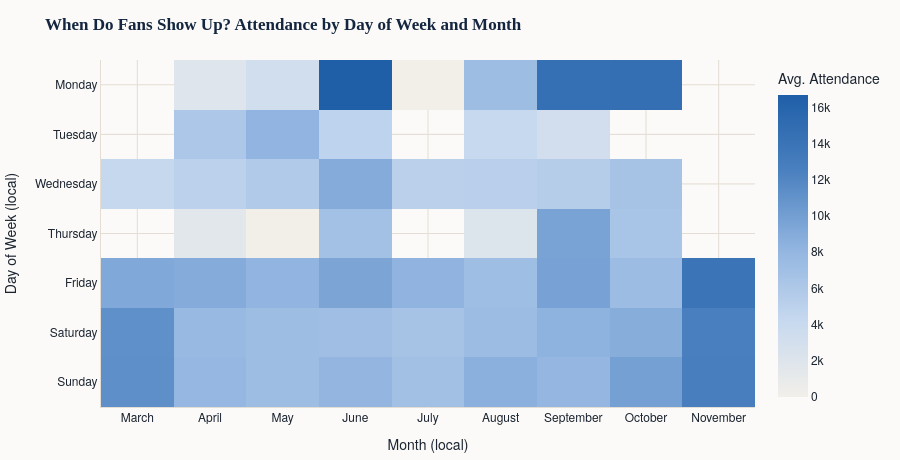

Here is the notebook cell this chart was saved with:
### Markdown cell above
## When do fans show up? Scheduling patterns

Initially saw massive attendence increase for Monday games, but after second look, these were all West Coast Sunday night games. To fix this, converting every game to its native time one. Most of those games were actually played on Monday. Not 100% fool-proof for daylight savings time, but mostly matches the NWSL's March-November season.

Even after the fix, a handful of dark "Monday" cells remain in the heatmap below -- checked those individually too, and they're real (Memorial Day games, and several Angel City FC prime-time Monday showcases that drew 15-22k), just a small sample of a few games rather than a broad weekly pattern. The hover on each cell shows the game count so you can tell a real pattern from a thin one.

### Code cell
# 1. Approximate local-time UTC offset per stadium (seasonal/DST offset, since NWSL plays
STATE_OFFSET = {
    "California": -7, "Washington": -7, "Oregon": -7,
    "Utah": -6, "Colorado": -6,
    "Texas": -5, "Kansas": -5, "Missouri": -5, "Illinois": -5,
    "Ohio": -4, "Kentucky": -4, "New Jersey": -4, "Pennsylvania": -4,
    "North Carolina": -4, "Florida": -4, "Maryland": -4, "Massachusetts": -4,
    "District of Columbia": -4, "New York": -4,
}
# A handful of stadiums have no city/province in the wiki-merged table, filled in by hand
STADIUM_OFFSET_OVERRIDE = {
    "Field of Legends": -5, "Northwestern Stadium": -5, "Snapdragon Stadium": -7,
    "CPKC Stadium": -5, "Jordan Field": -5, "Rochester Rinos Stadium": -4,
    "UW Medicine Pitch at Memorial Stadium": -7, "Osceola Heritage Park": -4,
    "Moda Field": -7, "Yurcak Field": -4,
}

stadium_offsets = stadiums[["stadium_id", "stadium_name", "province"]].copy()
stadium_offsets["utc_offset"] = (
    stadium_offsets["stadium_name"].map(STADIUM_OFFSET_OVERRIDE)
    .fillna(stadium_offsets["province"].map(STATE_OFFSET))
)

# 2. Convert each game to local kickoff time
schedule = games[games["league"] == "nwsl"].dropna(subset=["attendance", "stadium_id"]).merge(
    stadium_offsets[["stadium_id", "utc_offset"]], on="stadium_id", how="left",
)
n_dropped = schedule["utc_offset"].isna().sum()
schedule = schedule.dropna(subset=["utc_offset"])
schedule["date_time_utc"] = pd.to_datetime(schedule["date_time_utc"])
schedule["local_dt"] = schedule["date_time_utc"] + pd.to_timedelta(schedule["utc_offset"], unit="h")
schedule["day_of_week"] = schedule["local_dt"].dt.day_name()
schedule["month"] = schedule["local_dt"].dt.month_name()

print(f"Dropped {n_dropped} games at stadiums with no location metadata")

# 3. Heatmap: avg attendance by day-of-week x month (local time)
dow_order = ["Monday", "Tuesday", "Wednesday", "Thursday", "Friday", "Saturday", "Sunday"]
month_order = ["March", "April", "May", "June", "July", "August", "September", "October", "November"]

heat_pivot = schedule.pivot_table(index="day_of_week", columns="month", values="attendance", aggfunc="mean")
heat_pivot = heat_pivot.reindex(index=dow_order, columns=[m for m in month_order if m in heat_pivot.columns])
count_pivot = schedule.pivot_table(index="day_of_week", columns="month", values="game_id", aggfunc="count")
count_pivot = count_pivot.reindex(index=dow_order, columns=heat_pivot.columns)

fig = px.imshow(
    heat_pivot,
    color_continuous_scale=NWSL_SEQUENTIAL,
    aspect="auto",
    labels={"color": "Avg. Attendance", "x": "Month (local)", "y": "Day of Week (local)"},
    title="<b>When Do Fans Show Up? Attendance by Day of Week and Month</b>",
)
# Overlay game counts so a reader can see which cells are thin samples- playoffs, weekday rarities
fig.update_traces(
    customdata=count_pivot.values,
    hovertemplate="%{y}, %{x}<br>Avg. attendance: %{z:,.0f}<br>Games: %{customdata}<extra></extra>",
)
fig = style_plotly_fig(fig)
fig.update_layout(height=460, margin={"t": 60, "b": 40, "l": 10, "r": 10})
fig.write_image(os.path.join(OUTPUT_DIR, "nwsl_scheduling_heatmap.png"))
fig.show()

### Figure 1 — Plotly figure (JSON) as saved in the notebook; plotly's stock layout.template omitted (floating-point values rounded to 4 significant figures)
{"data": [{"coloraxis": "coloraxis", "customdata": [[NaN, 2.0, 3.0, 1.0, 2.0, 1.0, 3.0, 2.0, NaN], [NaN, 3.0, 1.0, 4.0, NaN, 3.0, 4.0, NaN, NaN], [9.0, 16.0, 35.0, 19.0, 16.0, 20.0, 20.0, 7.0, NaN], [NaN, 3.0, 1.0, 1.0, NaN, 3.0, 2.0, 1.0, NaN], [21.0, 27.0, 43.0, 24.0, 41.0, 35.0, 26.0, 16.0, 4.0], [47.0, 92.0, 106.0, 97.0, 91.0, 83.0, 80.0, 44.0, 11.0], [20.0, 38.0, 81.0, 44.0, 45.0, 55.0, 61.0, 43.0, 21.0]], "hovertemplate": "%{y}, %{x}<br>Avg. attendance: %{z:,.0f}<br>Games: %{customdata}<extra></extra>", "name": "0", "type": "heatmap", "x": ["March", "April", "May", "June", "July", "August", "September", "October", "November"], "xaxis": "x", "y": ["Monday", "Tuesday", "Wednesday", "Thursday", "Friday", "Saturday", "Sunday"], "yaxis": "y", "z": [[NaN, 1871.0, 3172.0, 16680.0, 0.0, 7290.0, 14520.0, 14620.0, NaN], [NaN, 6172.0, 8182.0, 4814.0, NaN, 4191.0, 3141.0, NaN, NaN], [4320.0, 5048.0, 5827.0, 9006.0, 5110.0, 5238.0, 5461.0, 6620.0, NaN], [NaN, 1601.0, 0.0, 6870.0, NaN, 2137.0, 9687.0, 6508.0, NaN], [9222.0, 8990.0, 8170.0, 9497.0, 8261.0, 7120.0, 9702.0, 7337.0, 13990.0], [11220.0, 7686.0, 7274.0, 7094.0, 6633.0, 7378.0, 8335.0, 8818.0, 12580.0], [11290.0, 7848.0, 7276.0, 8075.0, 6942.0, 8562.0, 7999.0, 9913.0, 12750.0]]}], "layout": {"coloraxis": {"autocolorscale": false, "colorbar": {"title": {"text": "Avg. Attendance"}}, "colorscale": [[0.0, "#f2efe9"], [0.25, "#c7d9ef"], [0.5, "#8fb3df"], [0.75, "#4a80bf"], [1.0, "#1f5fa8"]]}, "colorway": ["#1f5fa8", "#b8790f", "#1f9985", "#b23a72", "#8b5cf6", "#e2574c"], "font": {"color": "#1b2430", "family": "Helvetica Neue, Arial, Inter, sans-serif"}, "height": 460, "margin": {"b": 40, "l": 10, "r": 10, "t": 60}, "paper_bgcolor": "#fbfaf8", "plot_bgcolor": "#fbfaf8", "title": {"font": {"color": "#14263f", "family": "Georgia, Source Serif 4, serif"}, "text": "<b>When Do Fans Show Up? Attendance by Day of Week and Month</b>"}, "xaxis": {"anchor": "y", "domain": [0.0, 1.0], "gridcolor": "#e3ddd3", "linecolor": "#e3ddd3", "title": {"text": "Month (local)"}, "zerolinecolor": "#e3ddd3"}, "yaxis": {"anchor": "x", "autorange": "reversed", "domain": [0.0, 1.0], "gridcolor": "#e3ddd3", "linecolor": "#e3ddd3", "title": {"text": "Day of Week (local)"}, "zerolinecolor": "#e3ddd3"}}}
